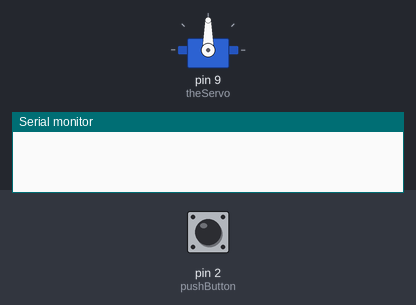
Bench run of a sketch on a simulated Arduino Uno, built with avr-gcc and run on an emulated ATmega328P. On the bench: servo, the last lines printed to the serial monitor. Inputs (shaded band) come from the test bench; at power-on: pin 2 (pushButton) HIGH.

Above: at 1.2 s.
1.3 s: pin 2 (pushButton) pulled LOW for 1 s
At 3.5 s:
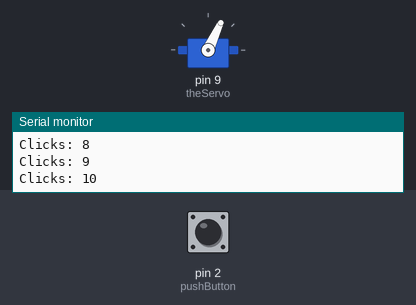
4.3 s: pin 2 (pushButton) pulled LOW for 3.2 s
At 5.05 s:
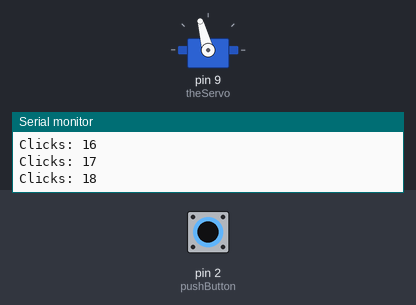
9.0 s: pin 2 (pushButton) pulled LOW for 0.15 s
At 9.9 s:
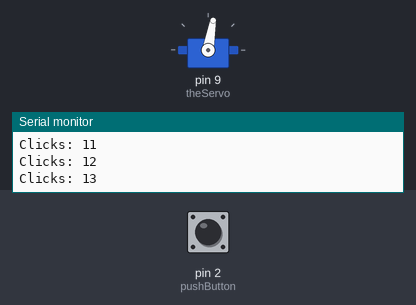
Timing chart, 0 to 12.0 s (numbered marks = the images above; inputs shaded):
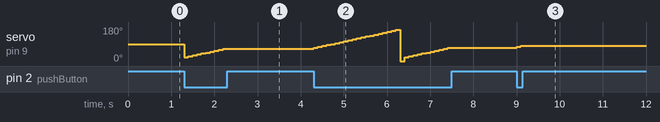

The sketch:

Sketch1.ino
```cpp
#include <Servo.h>

Servo theServo;

int pos = 10;
int pushButton = 2;
int clicks = 0;

void setup()
{
	Serial.begin(9600);
	theServo.attach(9);
	pinMode(pushButton, INPUT_PULLUP);
}

void loop() {
	int buttonState = digitalRead(pushButton);
	if (buttonState == 0 && pos <= 160) {
		clicks = clicks + 1;
		Serial.print("Clicks: ");
		Serial.println(clicks);
		pos = map(clicks, 0, 29, 15, 160);
		theServo.write(pos);
		delay(100);
	}
	else if (buttonState == 0) {
		theServo.write(0);
		clicks = 0;
		pos = 10;
		delay(100);
	}
}
```

Measured:
- after the input at 1.3 s, servo on pin 9 (theServo): 90° → 20° at once, → 25° 0.10 s later, → 30° 0.10 s later, → 35° 0.10 s later, … (10 changes in this stretch)
- after the input at 4.3 s, servo on pin 9 (theServo): 65° → 70° at once, → 75° 0.10 s later, → 80° 0.10 s later, → 85° 0.10 s later, … (32 changes in this stretch)
- after the input at 9.0 s, servo on pin 9 (theServo): 70° → 75° at once, → 80° 0.10 s later
